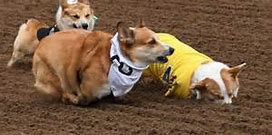
#> input picture Python/Pycharm/8Opencv/test.png, 272 x 135 px
$ python 9.py
#> lines starting #> are read from the running program, lines starting #| are printed output that depends on the picture
import cv2
import numpy as np
import matplotlib.pyplot as plt
image=cv2.imread('test.png')
#> image is the input picture: shape (135, 272, 3); mean B, G, R 66.6, 91.4, 119.7
rows,cols,ch=image.shape
#> rows = 135; cols = 272; ch = 3
tall=image[0:66,0:135]
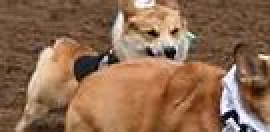
#> tall: shape (66, 135, 3) (shown 2 times larger); mean B, G, R 79.9, 106, 142.3
image[67:133,136:271]=tall
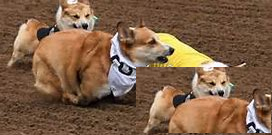
#> image: shape (135, 272, 3); mean B, G, R 71.2, 96.4, 127.5
cv2.imshow("image",image)
cv2.waitKey(0)
cv2.destroyAllWindows()
